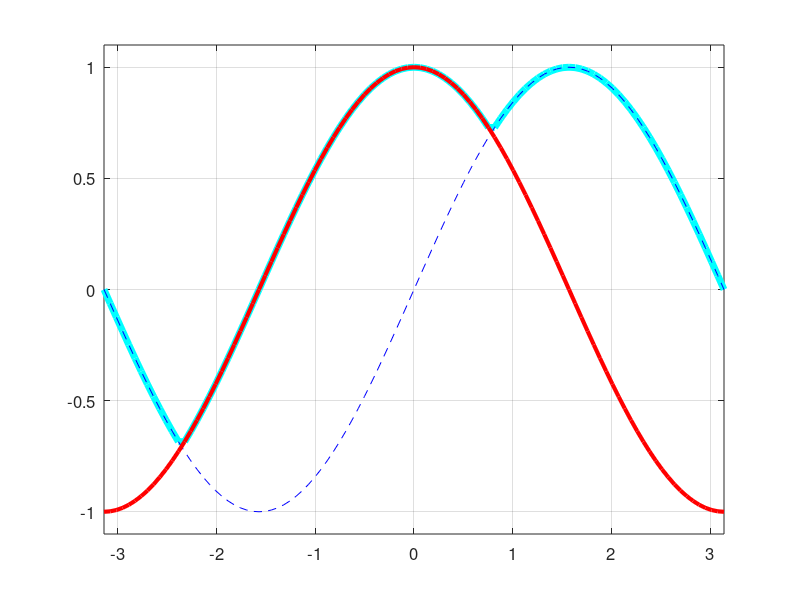

Recreate this plot in MATLAB.
x = -pi:0.02*pi:pi;
plot(x,max(sin(x), cos(x)), 'c', 'LineWidth', 5);
hold on
plot(x,sin(x),'--b', x, cos(x), '-r' , 'LineWidth',3); 
grid
axis([-pi, pi, -1.1, 1.1]), set(gca,'FontSize',12)
